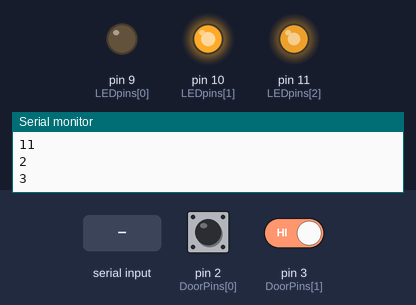
The sketch below on a simulated Arduino Uno, built with avr-gcc and run on an emulated ATmega328P. Parts: output pins drawn as LEDs (lit = HIGH), the last lines printed to the serial monitor. Inputs (shaded band) come from the test bench; at power-on: pin 2 (DoorPins[0]) HIGH, pin 3 (DoorPins[1]) HIGH.

Above: at 1.2 s.
1.3 s: pin 2 (DoorPins[0]) driven LOW
At 1.7 s:
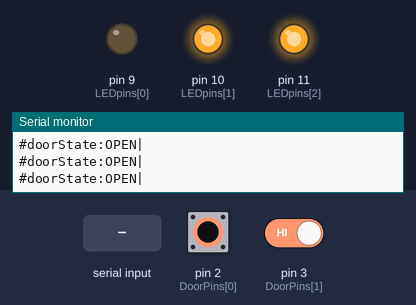
3.2 s: pin 3 (DoorPins[1]) driven LOW
At 3.5 s:
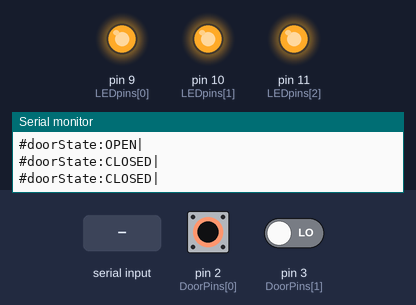
4.7 s: "90,45,200\n" received over Serial
6.2 s: "1,90,45\n" received over Serial
At 6.9 s:
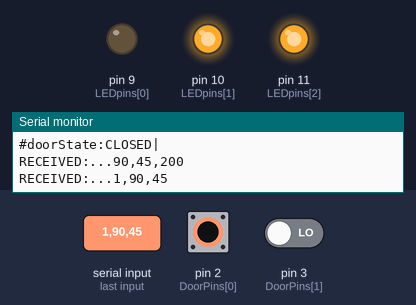
7.7 s: "90,45\n" received over Serial
9.2 s: pin 2 (DoorPins[0]) pulsed HIGH 2 times (0.12 s each, 0.3 s apart)
At 9.8 s:
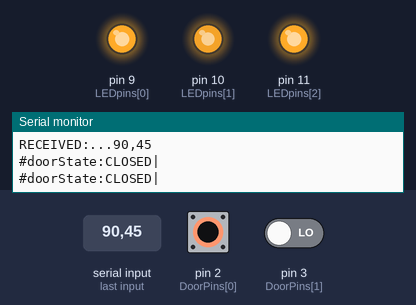
Timing chart, 0 to 12.2 s (numbered marks = the images above; inputs shaded):
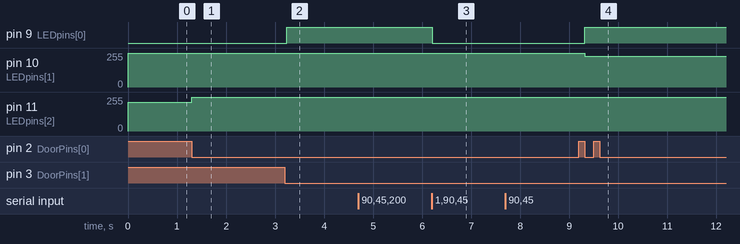

Measured:
- after the input at 1.3 s, pin 11 (LEDpins[2]): 215/255 → 255/255 at once
- after the input at 3.2 s, pin 9 (LEDpins[0]): LOW → HIGH at once
- after the input at 6.2 s, pin 9 (LEDpins[0]): HIGH → LOW at once
- after the input at 9.2 s, pin 9 (LEDpins[0]): LOW → HIGH after 0.12 s; pin 10 (LEDpins[1]): 255/255 → 230/255 after 0.12 s

The sketch:

UoL_Fighting_Robot_Arena_Control_System_03.01.23.ino
```cpp
#include <AP_Sync.h>  //library for Arduino control from Processing

AP_Sync streamer(Serial);  //allows AP_Sync to use Serial communication


int SpinPins[6] = { 4, 5, 6, 7, 8, 12 };           //the pins used for spinning motor
int SpinPinsLen = sizeof(SpinPins) / sizeof(int);  //length of the array holding the pins
int LEDpins[3] = { 9, 10, 11 };                    //pins used for LED control (RGB) - MUST BE PWM PINS
int LEDpinsLen = sizeof(LEDpins) / sizeof(int);
int DoorPins[2] = { 2, 3 };  //pins used for door sensors - MUST BE INTERRUPT PINS
int DoorPinsLen = sizeof(DoorPins) / sizeof(int);

//init values for LED colour
int redVal = 0;
int greenVal = 0;
int blueVal = 0;

//init spin speed
int spinSpeed = 0;

bool doorOpen = true;  //boolean to hold if door open or closed
bool emrgStop = false;  //true if emergenct stop pressed
int emergencyStop = 0;  //holds value from serial

const byte availableBytes = 12;
char incomingSerial[availableBytes];  //holds the incoming serial data
bool serialData = false;              //will change when data is sent

void setup() {
  Serial.begin(9600);

  //decide if the doors are open or closed at start
  if ((digitalRead(DoorPins[0]) == LOW) && (digitalRead(DoorPins[1]) == LOW)) {
    doorOpen = false;
    Serial.println("DOOR CLOSE @ START");
  } else {
    doorOpen = true;
    Serial.println("DOOR OPEN @ START");
  }

  //declare pinMode for spin motor controller pins
  for (int i = 0; i < SpinPinsLen; i++) {
    pinMode(SpinPins[i], INPUT);
    Serial.println(SpinPins[i]);  //DEBUG prints to serial once been initialised
  }
  //declare pinMode for LED pins
  for (int i = 0; i < LEDpinsLen; i++) {
    pinMode(LEDpins[i], OUTPUT);
    Serial.println(LEDpins[i]);  //DEBUG prints to serial once been initialised
  }
  //declare pinMode for door sensor pins
  for (int i = 0; i < DoorPinsLen; i++) {
    pinMode(DoorPins[i], INPUT_PULLUP);
    Serial.println(DoorPins[i]);  //DEBUG prints to serial once been initialised
    attachInterrupt(digitalPinToInterrupt(DoorPins[i]), doorOPENED, FALLING);
  }

  setLEDColour(255, 0, 40);  //sets lights pink to start
}

void doorOPENED() {  //what to do if door is open
  doorOpen = true;
  setLEDColour(255, 0, 0);  //set lights red
  //keep running this loop if ANY doors are open
  while (doorOpen == true) {
    //will break the while loop if the door is shut
    if ((digitalRead(DoorPins[0]) == LOW) && digitalRead(DoorPins[1]) == LOW) {
      doorOpen = false;
      processDoorState(2, 0, 255, 0);
    } else {
      processDoorState(1, 255, 0, 0);
    }
    //delay to prevent saturating the serial line
    delay(100);
  }
  setLEDColour(redVal, greenVal, blueVal);
}

void processDoorState(int state, int red, int green, int blue) {
  if (state == 1)
    streamer.sync("doorState", "OPEN");
  else if (state = 2) {
    streamer.sync("doorState", "CLOSED");
  }
}

void setLEDColour(int redLED, int greenLED, int blueLED) {
  //ensure the value between 0&255 and inverts as common annode
  redLED = 255 - constrain(redLED, 0, 255);
  greenLED = 255 - constrain(greenLED, 0, 255);
  blueLED = 255 - constrain(blueLED, 0, 255);

  //writes the values to the led
  analogWrite(LEDpins[0], redLED);
  analogWrite(LEDpins[1], greenLED);
  analogWrite(LEDpins[2], blueLED);

  //Serial.println("LED COLOUR SET");
}

void recvSerial() {
  static byte count = 0; //counter - use of static byte to retain value

  while (Serial.available() > 0 && serialData == false) { //loops if no data is received
    char readChar = Serial.read();  //reads each character from the serial line
    char endMarker = '\n';  //must store the 'enter' key as a character to compare

    if (readChar != endMarker) {
      incomingSerial[count] = readChar; //appends the new character to the array holding all received data
      count++;

      if (count >= availableBytes) {  //will overwrite data if exceeded
        count = availableBytes - 1;
      }
    } else {
      incomingSerial[count] = '\0'; //used to terminate the string
      count = 0;  //reset the count
      serialData = true;  //allows others to realise data has been received
    }
  }
  if (serialData == true) {
    splitSerial();
  }
}

void splitSerial() {
  //incoming data defined by the following order:
  //1st char emergency stop
  //2,3,4 red LED value
  //5,6,7 green LED value
  //8,9,10 blue LED value
  //11 spin speed setting

  emergencyStop = incomingSerial[0] - '0';  //subtract '0' to convert ASCII to int
  if(emergencyStop == 1){
    setLEDColour(255,0,0);
  }

  //convert the LED array values into one int per colour
  redVal = calcActualValue(incomingSerial[1], incomingSerial[2], incomingSerial[3]);
  greenVal = calcActualValue(incomingSerial[4], incomingSerial[5], incomingSerial[6]);
  blueVal = calcActualValue(incomingSerial[7], incomingSerial[8], incomingSerial[9]);

  spinSpeed = incomingSerial[10]; //set spin speed
}


//combines array values into one int for LED values
int calcActualValue(int hundred, int ten, int one) {
  int Val100 = hundred - '0'; //determines the hundreds, tens and units
  int Val10 = ten - '0';
  int Val1 = one - '0';
  int ValCalc = (Val100 * 100) + (Val10 * 10) + Val1; //adds the values to give the original int
  //validates the value is acceptable for LED value
  if (ValCalc >= 0 && ValCalc <= 255) {
    return ValCalc;
  }
  else{
    return 0;
  }
}

//used to print the data received on the serial line stored in 'incomingSerial[]'
void printSerial() {
  if (serialData == true) { //checks data is actually waiting
    Serial.print("RECEIVED:...");
    Serial.println(incomingSerial);
    serialData = false; //declares the data as dealt with
  }
}

void loop() {
  //check initial state of doors before allowing remaining code to run
  if (doorOpen == true) {
    doorOPENED();
  }
  recvSerial();
  printSerial();
}
```

AP_Sync.h
```cpp
#ifndef AP_Sync_h
#define AP_Sync_h

#if ARDUINO >= 100
 #include "Arduino.h"
#else
 #include "WProgram.h"
#endif

const char valueStart = ':';
const char dataStart = '#';
const char dataEnd = '|';

class AP_Sync{
  public:
    AP_Sync(Stream& s):serial(s){}

    template <typename T>
    void sync(T t) {
      serial.print(valueStart);
      serial.print(t);
      serial.print(dataEnd);
      serial.println();
    }

    template<typename T, typename... Args>
    void sync(T t, Args... args) // recursive variadic function
    {
        serial.print(dataStart);
        serial.print(t);
        sync(args...);
    }

  private:
    Stream& serial;
};

#endif
```
